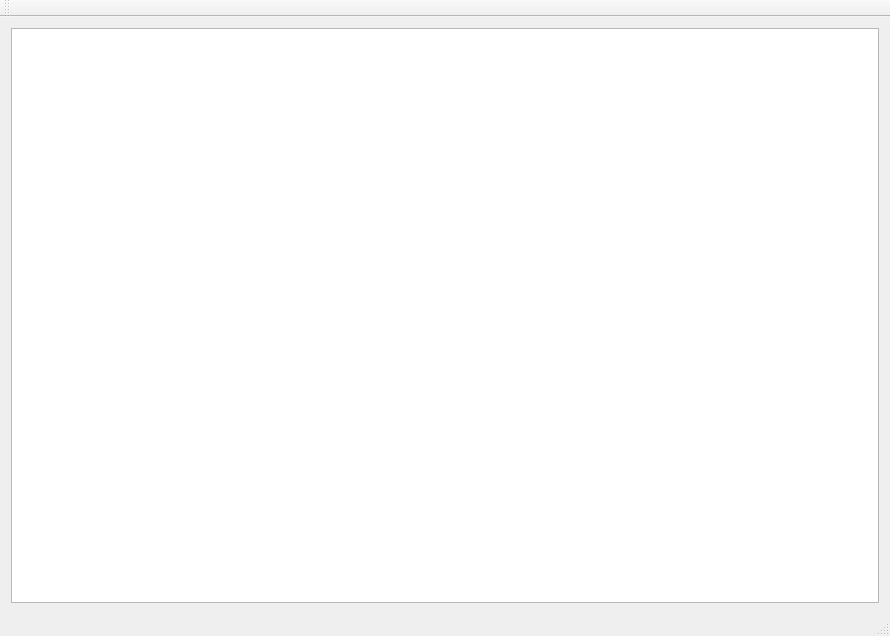
<?xml version="1.0" encoding="UTF-8"?>
<ui version="4.0">
 <class>MainWindow</class>
 <widget class="QMainWindow" name="MainWindow">
  <property name="geometry">
   <rect>
    <x>0</x>
    <y>0</y>
    <width>890</width>
    <height>636</height>
   </rect>
  </property>
  <property name="sizePolicy">
   <sizepolicy hsizetype="Preferred" vsizetype="Ignored">
    <horstretch>0</horstretch>
    <verstretch>0</verstretch>
   </sizepolicy>
  </property>
  <property name="windowTitle">
   <string>TELESİM - TELEKOMAND SİMÜLATÖRÜ</string>
  </property>
  <widget class="QWidget" name="centralWidget">
   <layout class="QVBoxLayout" name="verticalLayout">
    <item>
     <widget class="GraphicsView" name="graphicsView">
      <property name="sizePolicy">
       <sizepolicy hsizetype="Expanding" vsizetype="Expanding">
        <horstretch>3</horstretch>
        <verstretch>0</verstretch>
       </sizepolicy>
      </property>
     </widget>
    </item>
   </layout>
  </widget>
  <widget class="QMenuBar" name="menuBar">
   <property name="geometry">
    <rect>
     <x>0</x>
     <y>0</y>
     <width>890</width>
     <height>21</height>
    </rect>
   </property>
  </widget>
  <widget class="QToolBar" name="mainToolBar">
   <attribute name="toolBarArea">
    <enum>TopToolBarArea</enum>
   </attribute>
   <attribute name="toolBarBreak">
    <bool>false</bool>
   </attribute>
  </widget>
  <widget class="QStatusBar" name="statusBar"/>
 </widget>
 <layoutdefault spacing="6" margin="11"/>
 <customwidgets>
  <customwidget>
   <class>GraphicsView</class>
   <extends>QGraphicsView</extends>
   <header>graphicsview.h</header>
  </customwidget>
 </customwidgets>
 <resources/>
 <connections/>
</ui>
